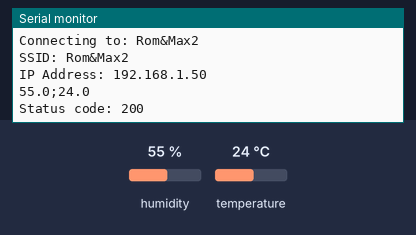
Recording of a sketch running on a simulated Arduino MKR. Shown: the last lines printed to the serial monitor. The test bench sets the inputs (shaded band); at power-on: humidity 55 %, temperature 24 °C. WiFi joins after 1.5 s; servers stay silent unless stated; uploads are accepted with an empty reply.

Above: at 2.7 s.
2.8 s: humidity set to 22 %
At 3.87 s:
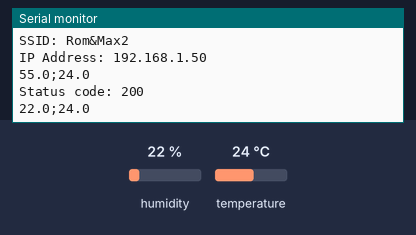
5.7 s: temperature set to 12 °C
At 7.1 s:
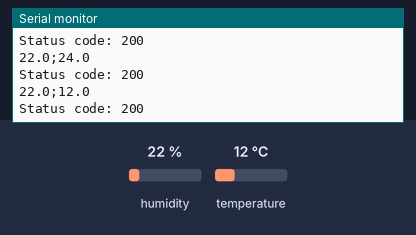
8.6 s: humidity set to 40 %
At 12.0 s:
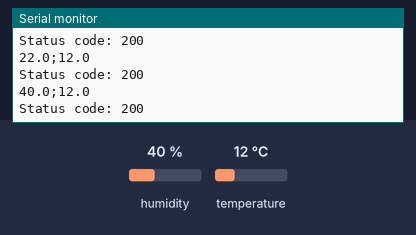
Timing chart, 0 to 13.5 s (numbered marks = the images above; inputs shaded):
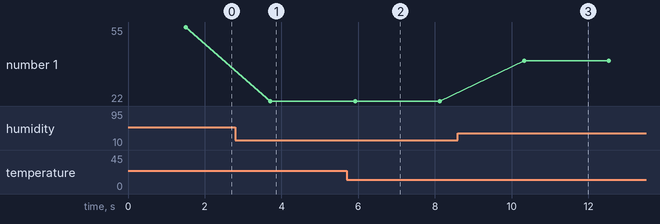

Measured:
- after the input at 2.8 s, the serial monitor: prints a new line after 0.91 s (image 1)
- after the input at 5.7 s, the serial monitor: prints a new line after 0.22 s (image 2)
- after the input at 8.6 s, the serial monitor: prints a new line after 1.7 s (image 3)
- plotted number 1: 55 → 22 after the input at 2.8 s, 22 → 40 after the input at 8.6 s

The sketch:

code.ino
```cpp
#include <WiFiNINA.h>
#include <ArduinoHttpClient.h>
#include "DHTStable.h"


/*
    required libraries:
        - WiFiNINA - Arduino - v1.8.13
        - DHTStable - Rob Tilaart - v1.1.0
        - ArduinoHttpClient - Arduino - v0.3.2
*/

char ssid[] = "Rom&Max2";
char pass[] = "RominouMaxou1435";

int led =  LED_BUILTIN;
int status = WL_IDLE_STATUS;
DHTStable DHT;
int sensorPin = 5;

WiFiClient wifi;
HttpClient client = HttpClient(wifi, "192.168.0.X", 80);

void setup() {
  Serial.begin(115200);
  while (!Serial) { ; }
  Serial.println("Access Point Web Server");
  if (WiFi.status() == WL_NO_MODULE) {
    Serial.println("Communication with WiFi module failed!");
  }

  String fv = WiFi.firmwareVersion();
  if (fv < WIFI_FIRMWARE_LATEST_VERSION) {
    Serial.println("Please upgrade the firmware");
  }
  Serial.print("Connecting to: ");
  Serial.println(ssid);

  status = WiFi.begin(ssid, pass);
  while (status != WL_CONNECTED) {
    Serial.print(".");
      delay(250);
  }
  //server.begin();
  printWiFiStatus();
}


void loop() {
  int chk = DHT.read22(sensorPin);
  float temperature = DHT.getTemperature();
  float humidity = DHT.getHumidity();
  if(chk != DHTLIB_OK)
  {
    Serial.println("Error with sensor");
    delay(2000);
    return;
  }
  String postData = String("temperature=") + String(temperature) + String("&humidity=") + String(humidity);
  Serial.print(humidity, 1);
  Serial.print(";");
  Serial.println(temperature, 1);

  client.beginRequest();
  client.post("/add/");
  client.sendHeader("Content-Type", "application/x-www-form-urlencoded");
  client.sendHeader("Content-Length", postData.length());
  client.beginBody();
  client.print(postData);
  client.endRequest();
  int statusCode = client.responseStatusCode();
  Serial.print("Status code: ");
  Serial.println(statusCode);
  delay(2000);
}

void printWiFiStatus() {
  // print the SSID of the network you're attached to:
  Serial.print("SSID: ");
  Serial.println(WiFi.SSID());

  // print your WiFi shield's IP address:
  IPAddress ip = WiFi.localIP();
  Serial.print("IP Address: ");
  Serial.println(ip);
}
```
